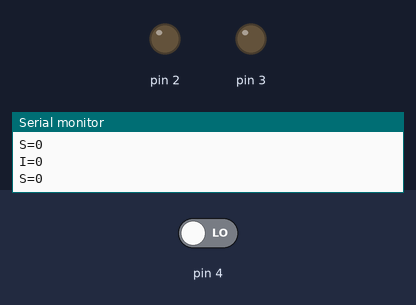
Recording of a sketch running on a simulated Arduino Uno, built with avr-gcc and run on an emulated ATmega328P. On the bench: output pins drawn as LEDs (lit = HIGH), the last lines printed to the serial monitor. The test bench sets the inputs (shaded band); at power-on: pin 4 LOW.

Above: at 1.2 s.
1.3 s: pin 4 driven HIGH
At 1.6 s:
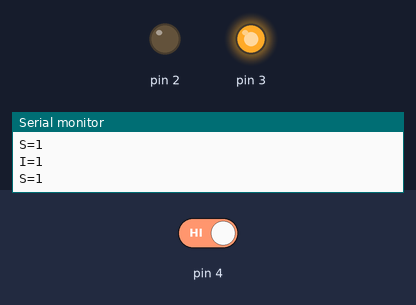
2.8 s: pin 4 driven LOW
At 3.9 s:
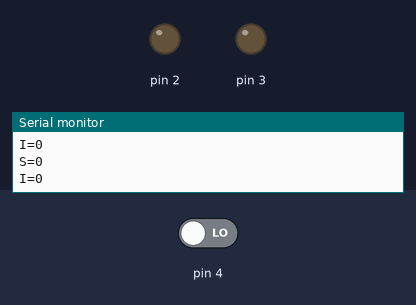
Timing chart, 0 to 5.8 s (numbered marks = the images above; inputs shaded):
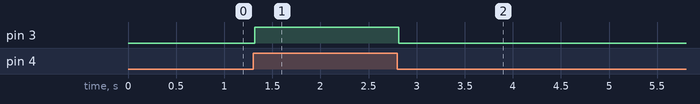

Measured:
- after the input at 1.3 s, pin 3: LOW → HIGH at once
- after the input at 2.8 s, pin 3: HIGH → LOW at once

The sketch:

1_TO_2_DEMULTIPLEXER__DEMUX__SOFTWARE_PROCESS_F1_S1_F0_S_1.ino
```cpp
// C++ code
//
void setup()
{
    pinMode(2, OUTPUT);
    pinMode(3, OUTPUT);
    pinMode(4, INPUT);
    pinMode(5, INPUT);
    Serial.begin(9600);
}

void loop()
{
    int S = digitalRead(4);
    Serial.print("S=");
    Serial.println(S);
    int I = digitalRead(4);
    Serial.print("I=");
    Serial.println(I);
    digitalWrite(2, !S & I);
    digitalWrite(3, S & I);
    Serial.println();
}
```
